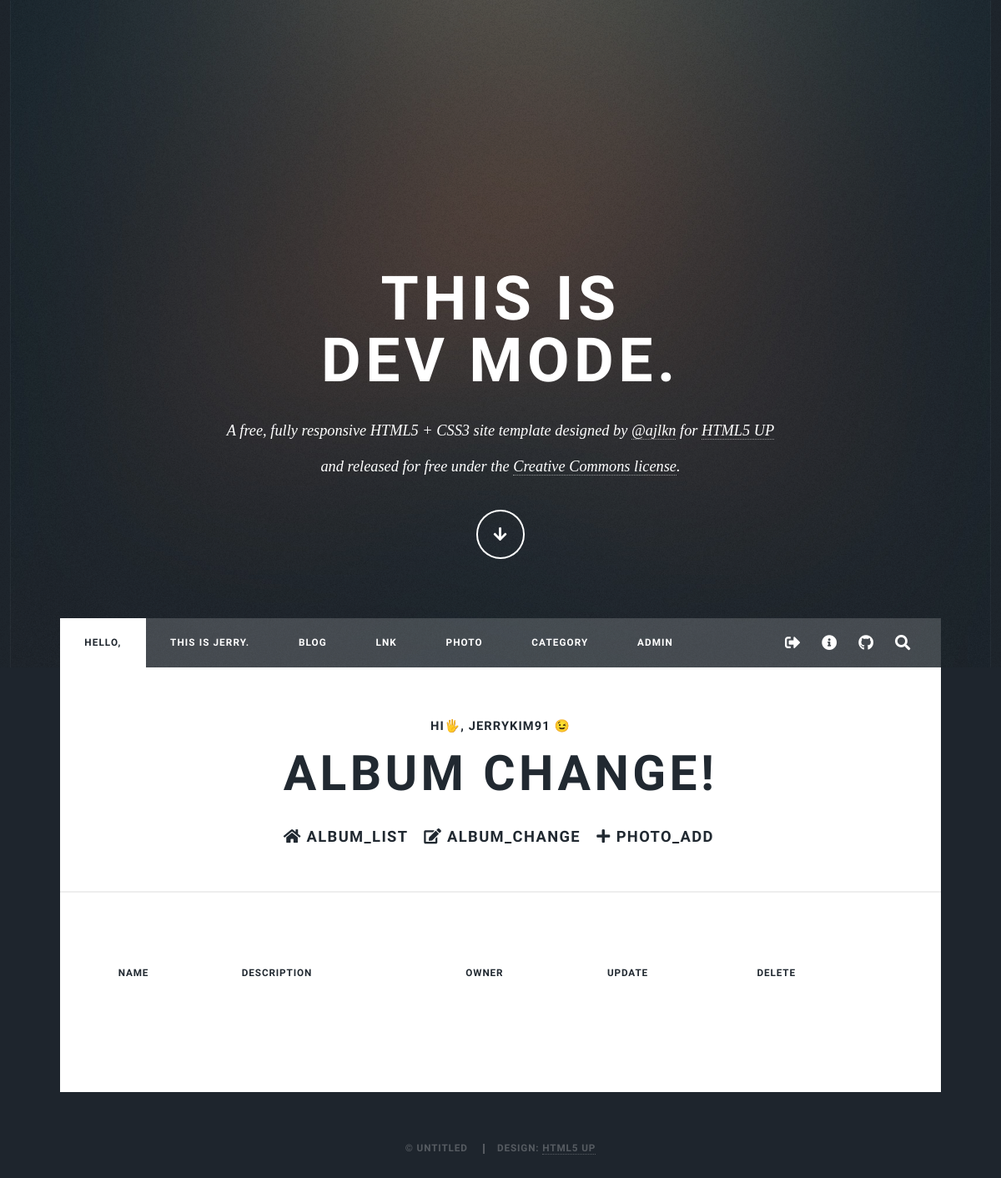
/photo/album/change/ (signed in), run on an earlier commit of the app's database.
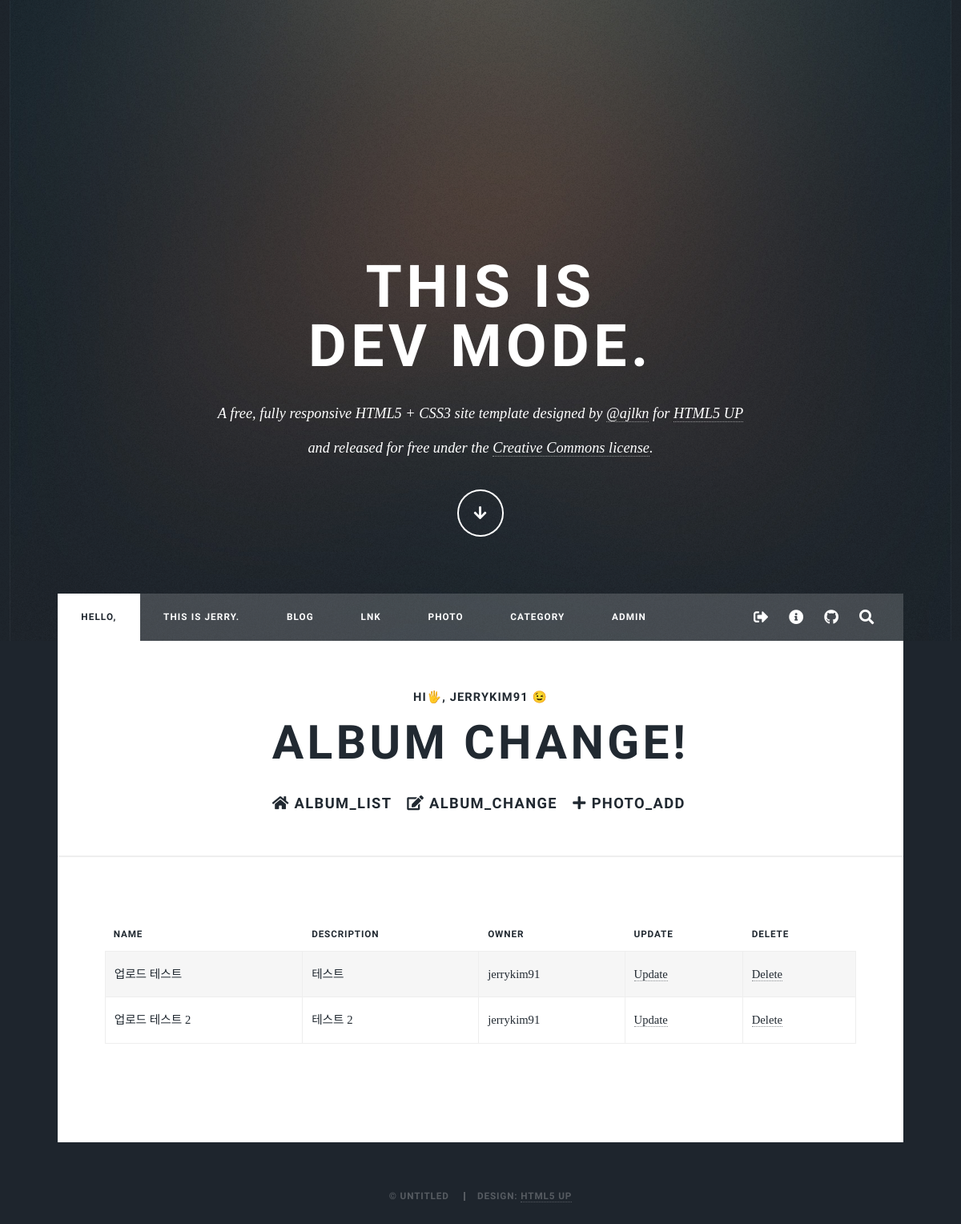
And on a later commit of the database.
### photo/models.py (models this page shows, shortened)
class Album(models.Model):
    name        = models.CharField(max_length=50)
    description = models.CharField('One Line Description', max_length=100, blank=True)  # 설명
    owner       = models.ForeignKey('auth.User', on_delete=models.CASCADE, verbose_name='OWNER',blank=True, null=True)
    class Meta:
        ordering = ('name',)

### photo/views.py (the view)
# urls.py: path('album/change/', views.AlbumChLV.as_view(), name='album_change'),
class AlbumChLV(LoginRequiredMixin, ListView):
    model = Album
    template_name = "photo/album_change_list.html"
    def get_queryset(self):
        return Album.objects.filter(owner=self.request.user)

### templates/photo/album_change_list.html (shortened to what this page needs)
{% extends 'blog/base.html'%}
{% load widget_tweaks %}
{% load static %}
{% block content %}
<div id="main">
    <header class="major">
        <h4>hi🖐️, {{ user }} 😉</h4>
        <h1>album Change!</h1>
        <ul class='nav justify-content-center' >
            <li class="nav-item"><h3><a href="{% url 'photo:album_list' %}"><i class="fa fa-home"></i>&nbsp;album_list &nbsp;</a></h3></li>
            <li class="nav-item"><h3><a href="{% url 'photo:album_add' %}"><i class="fas fa-edit"></i></i>&nbsp;album_change &nbsp;</a></h3></li>
            <li class="nav-item"><h3><a href="{% url 'photo:photo_add' %}"><i class="fa fa-plus"></i>&nbsp;photo_add &nbsp;</a></h3></li>
        </ul>
    </header>
    <section class="post">
        <div class="table-wrapper">
            <table class="alt">
                <thead>
                    <tr>
                        <th>NAME</th>
                        <th>DESCRIPTION</th>
                        <th>OWNER</th>
                        <th>UPDATE</th>
                        <th>DELETE</th>
                    </tr>
                </thead>
                <tbody>
                    {% for item in object_list %}
                    <tr>
                        <td>{{ item.name }}</td>
                        <td>{{ item.description }}</td>
                        <td>{{ item.owner }}</td>
                        <td><a href="{% url 'photo:album_update' item.id %}">Update</a></td>
                        <td><a href="{% url 'photo:album_delete' item.id %}">Delete</a></td>
                    </tr>
                    {% endfor %}
                </tbody>
            </table>
        </div>
        <br />
    </section>
</div>
{% endblock %}

What changed in the data, as far as the page shows it:
added Album: name "업로드 테스트", description "테스트", owner "jerrykim91"
added Album: name "업로드 테스트 2", description "테스트 2", owner "jerrykim91"
